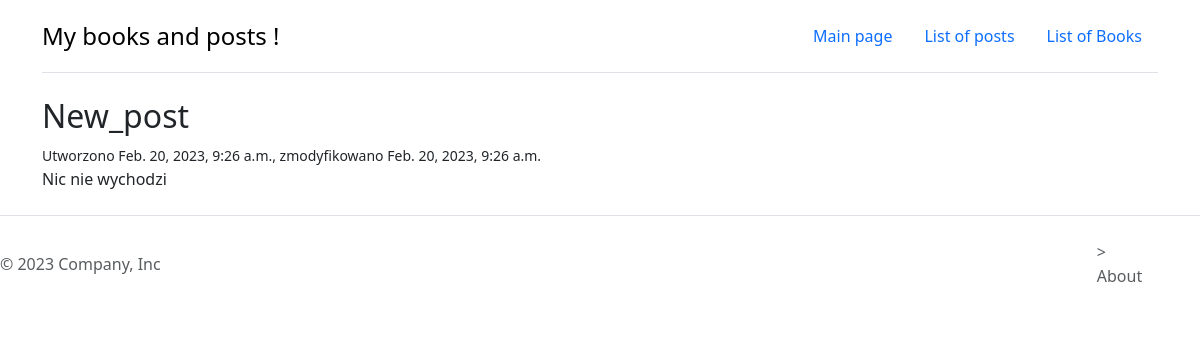
The page /posts/2 on the database its author committed.
### posts/models.py (models this page shows, shortened)
class Timestamped(models.Model, CheckAgeMixin):
    created = models.DateTimeField(auto_now_add=True)
    modified = models.DateTimeField(auto_now_add=True)
    class Meta:
        abstract = True

class Post(Timestamped):
    title = models.CharField(max_length=250)
    content = models.TextField()
    published = models.BooleanField(default=False)
    sponsored = models.BooleanField(default=False)
    author = models.ForeignKey("auth.User", on_delete=models.CASCADE, related_name="posts")
    tags = models.ManyToManyField("tags.Tag", related_name="posts")
    categories = models.ManyToManyField(Category, related_name='posts', blank=True)
    example_file = models.FileField(upload_to='posts/examples/', blank=True, null=True)

### posts/views.py (the view)
# urls.py: path('<int:post_id>', post_details, name='details'),
def post_details(request, post_id):
    post = Post.objects.get(pk=post_id)
    context = {'post': post}
    return render(request, 'posts/post_details.html', context)

### posts/templates/posts/post_details.html
{% extends 'base.html' %}
{% block content %}
    <h2>{{ post.title }}</h2>
    <div>
        <small>Utworzono {{ post.created }}, zmodyfikowano {{ post.modified }} </small>
    </div>
    <div>
        <p> {{ post.content }} </p>
    </div>
{% endblock %}

### main/static/main/css/style.css (style rules this page uses)
body { background-color: #fff; }

### rows shown on the page
Post: title "New_post", created "Feb. 20, 2023, 9:26 a.m.", modified "Feb. 20, 2023, 9:26 a.m.", content "Nic nie wychodzi"
